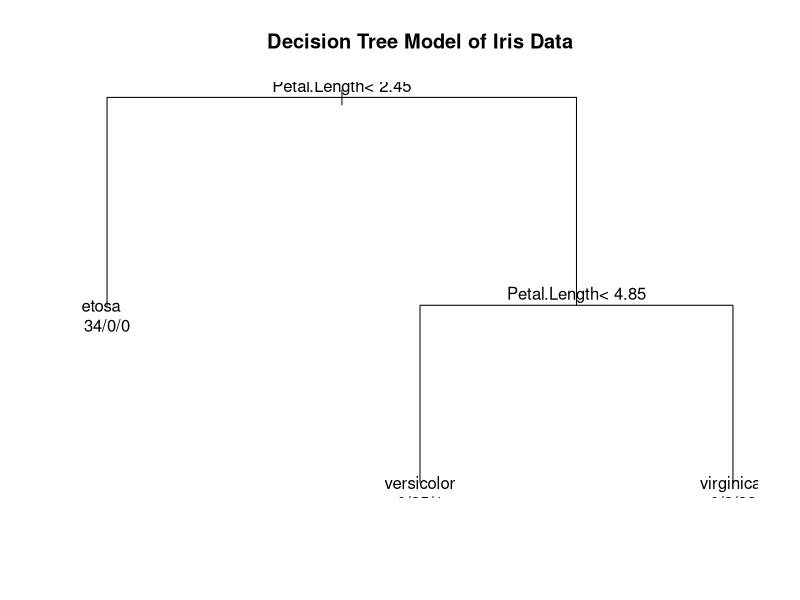

R code for this plot:
###################################################################################
## This code is part of Data Science Dojo's bootcamp
## Copyright (C) 2015

## Objective: Machine learning of iris species classification with decision tree
## Data source: iris data set (included in R)	
## Please install "rpart" package: install.packages("rpart")
## Please install "party" package: install.packages("party")
###################################################################################

## load the library
library(rpart)

## DATA EXPLORATION
## load the iris data in R
data(iris)
## explore the data set
str(iris)
dim(iris)
summary(iris)

## BUILD MODEL
## randomly choose 70% of the data set as training data
set.seed(27)
iris.train.indices <- sample(1:nrow(iris), 0.7*nrow(iris), replace=F)
iris.train <- iris[iris.train.indices,]
dim(iris.train)
## select the 30% left as the testing data
iris.test <- iris[-iris.train.indices,]
dim(iris.test)
## You could also do this
#iris.test.indices <- setdiff(1:nrow(iris),random.rows.train)
#iris.test <- iris[random.rows.test,]

## fitting decision model on training set
iris.dt.model <- rpart(Species ~ ., data = iris.train)

## VISUALIZE THE MODEL
## plot the tree structure
plot(iris.dt.model)
title(main = "Decision Tree Model of Iris Data")
text(iris.dt.model, use.n = TRUE)
## print the tree structure
summary(iris.dt.model)

## MODEL EVALUATION
## make prediction using decision model
iris.dt.predictions <- predict(iris.dt.model, iris.test, type = "class")
## Extract the test data species to build the confusion matrix
iris.dt.confusion <- table(iris.dt.predictions, iris.test$Species)
print(iris.dt.confusion)
## calculate accuracy, precision, recall, F1
iris.dt.accuracy <- sum(diag(iris.dt.confusion)) / sum(iris.dt.confusion)
print(iris.dt.accuracy)

iris.dt.precision <- iris.dt.confusion[2,2] / sum(iris.dt.confusion[2,])
print(iris.dt.precision)

iris.dt.recall <- iris.dt.confusion[2,2] / sum(iris.dt.confusion[,2])
print(iris.dt.recall)

iris.dt.F1 <- 2 * iris.dt.precision * iris.dt.recall / (iris.dt.precision + iris.dt.recall)
print(iris.dt.F1)

## EXERCISE
## Another library called "party" can be also used to build decision trees.
## It provides nonparametric regression trees for nominal, ordinal,
## numeric, censored, and multivariate responses. Tree growth is based on statistical 
## stopping rules, so pruning should not be required. 
## party manual: http://cran.r-project.org/web/packages/party/party.pdf or ?party after library(party)
## Instead of rpart(), try to use ctree() in "party" for the same data. 
## They implement a different algorithm for building the tree. 
## But for this small amount of data, do these different functions (with different algorithms) 
## actually give us different trees?
